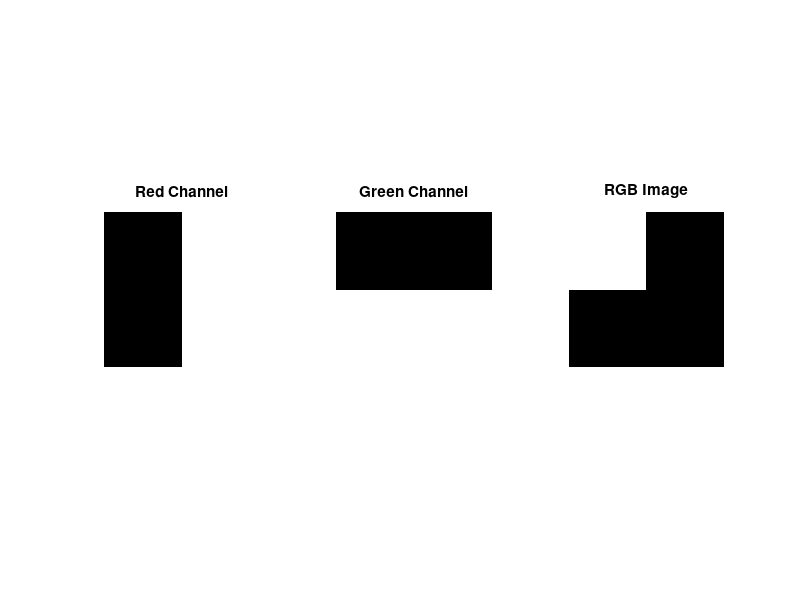

Reproduce this figure in MATLAB.
%Ex_1
clear;
AZero = zeros(200, 100);%creates half of the needed matrix
AOnes = ones(200, 100);%creates the other half
ChnRed = cat(2,AZero,AOnes);%joins two matrixes to obtain the first desired one
AZero = zeros(100, 200);%repeats the process changing the concating dimension
AOnes = ones(100, 200);
ChnGreen = cat(1,AZero,AOnes);
ChnBlue = zeros(200, 200);%creates a zeros matrix
ChnBlue(1:100, 1:100)=1;%sets to one the desired section
%separated channels representation
figure;
subplot(1,3,1); imshow(ChnRed); title('Red Channel');
subplot(1,3,2); imshow(ChnGreen); title('Green Channel');
subplot(1,3,3); imshow(ChnBlue); title('Blue Channel');
%Result
rgbImage = cat(3, ChnRed, ChnGreen, ChnBlue);%constructs a 3 channels rgb image taking each of the previous matrixes as one single channel
imwrite(rgbImage,'3channels.jpg'); title('RGB Image');%saves the result in a jpg file
